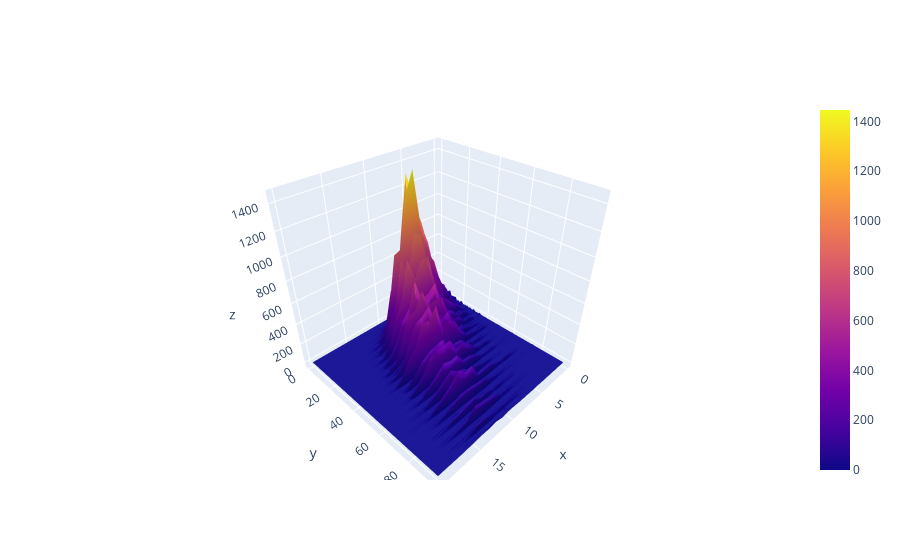

Source (notebook cell):
### Code cell
df = reviews.assign(n=0).groupby(['points', 'price'])['n'].count().reset_index()
df = df[df["price"] < 100]
v = df.pivot(index='price', columns='points', values='n').fillna(0).values.tolist()

iplot([go.Surface(z=v)])

### Figure 1 — Plotly figure (JSON) as saved in the notebook; plotly's stock layout.template omitted (floating-point values rounded to 4 significant figures; data arrays with more than 128 entries replaced by an {"elided": "..."} marker saying what was removed)
{"data": [{"type": "surface", "z": {"elided": "96x21 int values"}}], "layout": {"autosize": true, "scene": {"aspectmode": "auto", "aspectratio": {"x": 1, "y": 1, "z": 1}}}}
